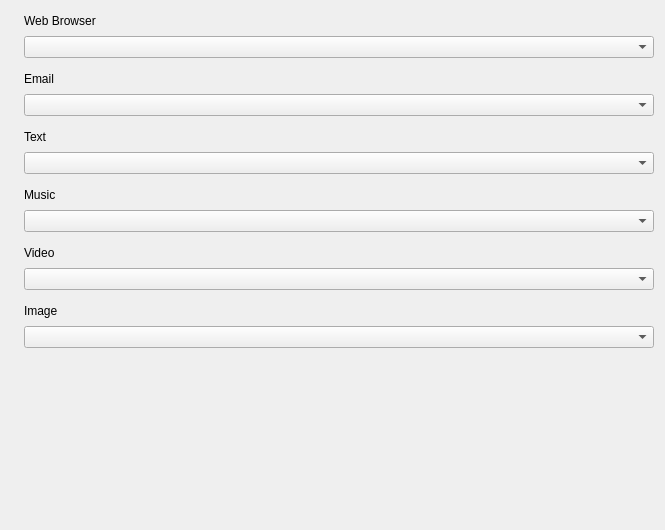
<?xml version="1.0" encoding="UTF-8"?>
<ui version="4.0">
 <class>DefaultApp</class>
 <widget class="QWidget" name="DefaultApp">
  <property name="geometry">
   <rect>
    <x>0</x>
    <y>0</y>
    <width>665</width>
    <height>530</height>
   </rect>
  </property>
  <property name="windowTitle">
   <string>DefaultApp</string>
  </property>
  <layout class="QVBoxLayout" name="verticalLayout">
   <property name="spacing">
    <number>14</number>
   </property>
   <property name="leftMargin">
    <number>24</number>
   </property>
   <property name="topMargin">
    <number>14</number>
   </property>
   <property name="bottomMargin">
    <number>9</number>
   </property>
   <item>
    <widget class="QWidget" name="widget_web" native="true">
     <layout class="QVBoxLayout" name="verticalLayout_8">
      <property name="spacing">
       <number>8</number>
      </property>
      <property name="leftMargin">
       <number>0</number>
      </property>
      <property name="topMargin">
       <number>0</number>
      </property>
      <property name="rightMargin">
       <number>0</number>
      </property>
      <property name="bottomMargin">
       <number>0</number>
      </property>
      <item>
       <widget class="QLabel" name="label_web">
        <property name="text">
         <string>Web Browser</string>
        </property>
        <property name="textFormat">
         <enum>Qt::PlainText</enum>
        </property>
       </widget>
      </item>
      <item>
       <widget class="QComboBox" name="comboBox_web"/>
      </item>
     </layout>
    </widget>
   </item>
   <item>
    <widget class="QWidget" name="widget_email" native="true">
     <layout class="QVBoxLayout" name="verticalLayout_2">
      <property name="spacing">
       <number>8</number>
      </property>
      <property name="leftMargin">
       <number>0</number>
      </property>
      <property name="topMargin">
       <number>0</number>
      </property>
      <property name="rightMargin">
       <number>0</number>
      </property>
      <property name="bottomMargin">
       <number>0</number>
      </property>
      <item>
       <widget class="QLabel" name="label_email">
        <property name="text">
         <string>Email</string>
        </property>
       </widget>
      </item>
      <item>
       <widget class="QComboBox" name="comboBox_email"/>
      </item>
     </layout>
    </widget>
   </item>
   <item>
    <widget class="QWidget" name="widget_text" native="true">
     <layout class="QVBoxLayout" name="verticalLayout_3">
      <property name="spacing">
       <number>8</number>
      </property>
      <property name="leftMargin">
       <number>0</number>
      </property>
      <property name="topMargin">
       <number>0</number>
      </property>
      <property name="rightMargin">
       <number>0</number>
      </property>
      <property name="bottomMargin">
       <number>0</number>
      </property>
      <item>
       <widget class="QLabel" name="label_text">
        <property name="text">
         <string>Text</string>
        </property>
       </widget>
      </item>
      <item>
       <widget class="QComboBox" name="comboBox_text"/>
      </item>
     </layout>
    </widget>
   </item>
   <item>
    <widget class="QWidget" name="widget_music" native="true">
     <layout class="QVBoxLayout" name="verticalLayout_4">
      <property name="spacing">
       <number>8</number>
      </property>
      <property name="leftMargin">
       <number>0</number>
      </property>
      <property name="topMargin">
       <number>0</number>
      </property>
      <property name="rightMargin">
       <number>0</number>
      </property>
      <property name="bottomMargin">
       <number>0</number>
      </property>
      <item>
       <widget class="QLabel" name="label_music">
        <property name="text">
         <string>Music</string>
        </property>
       </widget>
      </item>
      <item>
       <widget class="QComboBox" name="comboBox_music"/>
      </item>
     </layout>
    </widget>
   </item>
   <item>
    <widget class="QWidget" name="widget_video" native="true">
     <layout class="QVBoxLayout" name="verticalLayout_5">
      <property name="spacing">
       <number>8</number>
      </property>
      <property name="leftMargin">
       <number>0</number>
      </property>
      <property name="topMargin">
       <number>0</number>
      </property>
      <property name="rightMargin">
       <number>0</number>
      </property>
      <property name="bottomMargin">
       <number>0</number>
      </property>
      <item>
       <widget class="QLabel" name="label_video">
        <property name="text">
         <string>Video</string>
        </property>
       </widget>
      </item>
      <item>
       <widget class="QComboBox" name="comboBox_video"/>
      </item>
     </layout>
    </widget>
   </item>
   <item>
    <widget class="QWidget" name="widget_image" native="true">
     <layout class="QVBoxLayout" name="verticalLayout_6">
      <property name="spacing">
       <number>8</number>
      </property>
      <property name="leftMargin">
       <number>0</number>
      </property>
      <property name="topMargin">
       <number>0</number>
      </property>
      <property name="rightMargin">
       <number>0</number>
      </property>
      <property name="bottomMargin">
       <number>0</number>
      </property>
      <item>
       <widget class="QLabel" name="label_image">
        <property name="text">
         <string>Image</string>
        </property>
       </widget>
      </item>
      <item>
       <widget class="QComboBox" name="comboBox_image"/>
      </item>
     </layout>
    </widget>
   </item>
   <item>
    <spacer name="verticalSpacer">
     <property name="orientation">
      <enum>Qt::Vertical</enum>
     </property>
     <property name="sizeHint" stdset="0">
      <size>
       <width>20</width>
       <height>40</height>
      </size>
     </property>
    </spacer>
   </item>
  </layout>
 </widget>
 <resources/>
 <connections/>
</ui>
